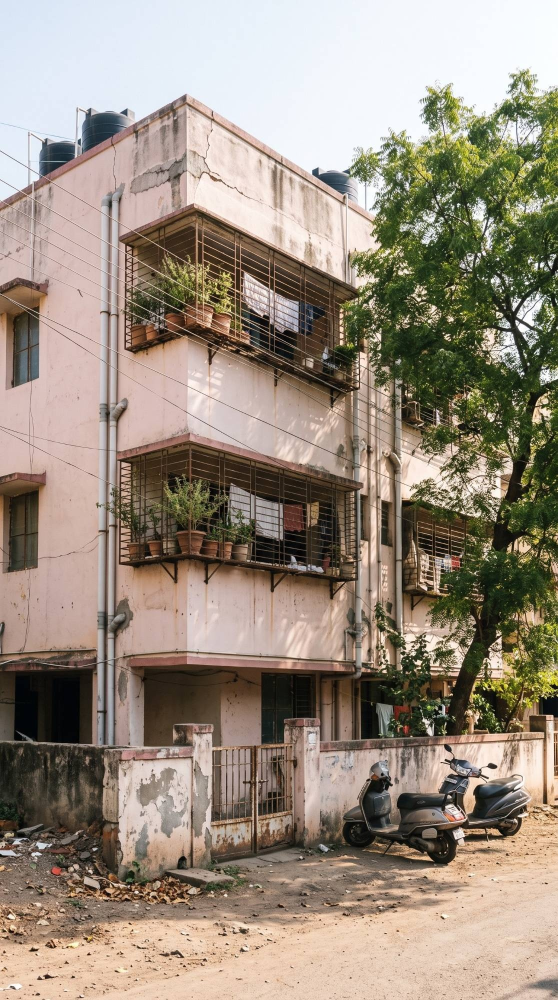
#> input picture reel_300sqft/raw/B01_old_society.jpg, 1116 x 2000 px, given in place of B01_old_society.jpg.jpg, which was not available (shown at 1/2 size)
$ python -i isnet.py   (imports and definitions only)
#> lines starting #> are read from the running program, lines starting #| are printed output that depends on the picture
import numpy as np, cv2, glob, os, onnxruntime as ort
from PIL import Image
from scipy import ndimage
R=os.environ.get('RAW','raw/')
# [1 line that did not run here, left out]
def mask(im):
    h,w=im.shape[:2]
    x=cv2.resize(im,(1024,1024),interpolation=cv2.INTER_LANCZOS4).astype(np.float32)/255.0
    x=(x-0.5)/1.0
    x=x.transpose(2,0,1)[None]
    o=S.run(None,{S.get_inputs()[0].name:x})[0][0,0]
    o=(o-o.min())/(o.max()-o.min()+1e-8)
    return cv2.resize(o,(w,h),interpolation=cv2.INTER_LINEAR)
def cut(n,keep_glow=False):
#> called with n = '../reel_300sqft/raw/B01_old_society.jpg', keep_glow = False
    im=cv2.cvtColor(cv2.imread(R+n+'.jpg'),cv2.COLOR_BGR2RGB); h,w=im.shape[:2]
#> after `h, w = im.shape[:2]`: h = 2000; w = 1116
    m=mask(im)
#> in mask, `x=cv2.resize(im,(1024,1024),interpolation=cv2.INTER_LANCZOS4).astype(n..`:
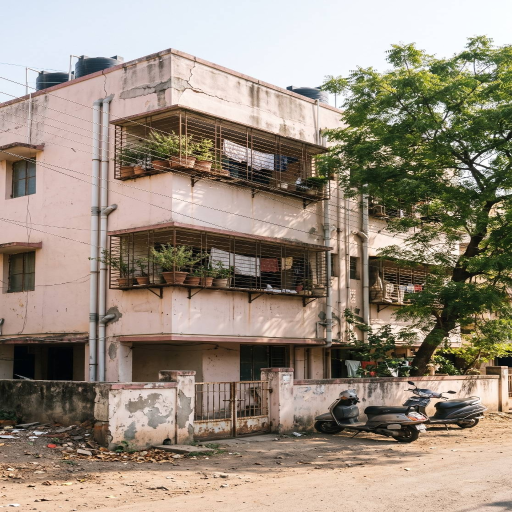
#> x: shape (1024, 1024, 3) float32 (shown at 1/2 size); mean R, G, B 0.602, 0.553, 0.496
    hard=m>0.5
    hard=ndimage.binary_fill_holes(hard)
    lab,k=ndimage.label(hard)
    if k>1:
        sizes=ndimage.sum(hard,lab,range(1,k+1)); big=max(sizes)
        hard=np.isin(lab,[i+1 for i,s in enumerate(sizes) if s>big*0.02])
    a=np.where(hard,np.maximum(m,0.0),m)
    a=np.clip((a-0.08)/0.84,0,1)
    a[ndimage.binary_erosion(hard,iterations=3)]=1.0
    near=ndimage.binary_dilation(hard,iterations=25)
    dark=(im.min(2)<190)&near
    lab2,k2=ndimage.label(dark|hard)
    keep=np.unique(lab2[hard]);dark=dark&np.isin(lab2,keep[keep>0])
    a[dark]=np.maximum(a[dark],1.0)
    # unpremultiply against white at soft edges
    af=a[...,None]; rgb=im.astype(np.float32)
    edge=(a>0.02)&(a<0.98)
    un=np.clip((rgb-(1-af)*255)/np.maximum(af,0.05),0,255)
    rgb=np.where(edge[...,None],un,rgb)
    rgba=np.dstack([rgb,a*255]).astype(np.uint8)
    ys,xs=np.where(a>0.04);p=8
    y0,y1,x0,x1=max(0,ys.min()-p),min(h,ys.max()+p),max(0,xs.min()-p),min(w,xs.max()+p)
    o=Image.fromarray(rgba[y0:y1,x0:x1]);o.thumbnail((1100,1100),Image.LANCZOS);return o
# [4 lines not run here, left out]

#> (the run stopped early here; a loop or call above may not have finished)

$ run again, on reel_300sqft/raw/B05_shop.jpg
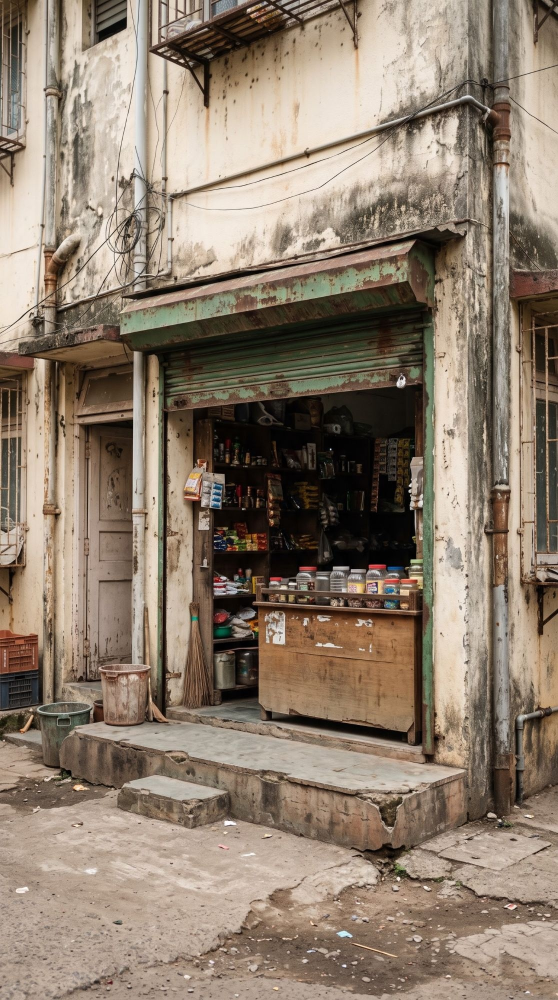
#> input picture reel_300sqft/raw/B05_shop.jpg, 1116 x 2000 px, given in place of B05_shop.jpg.jpg, which was not available (shown at 1/2 size)
#> in mask, `x=cv2.resize(im,(1024,1024),interpolation=cv2.INTER_LANCZOS4).astype(n..`:
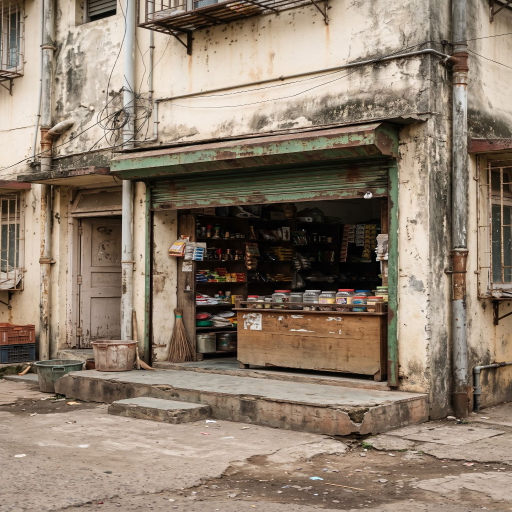
#> x: shape (1024, 1024, 3) float32 (shown at 1/2 size); mean R, G, B 0.556, 0.494, 0.431

$ run again, on reel_300sqft/raw/B07_tower_dusk.jpg
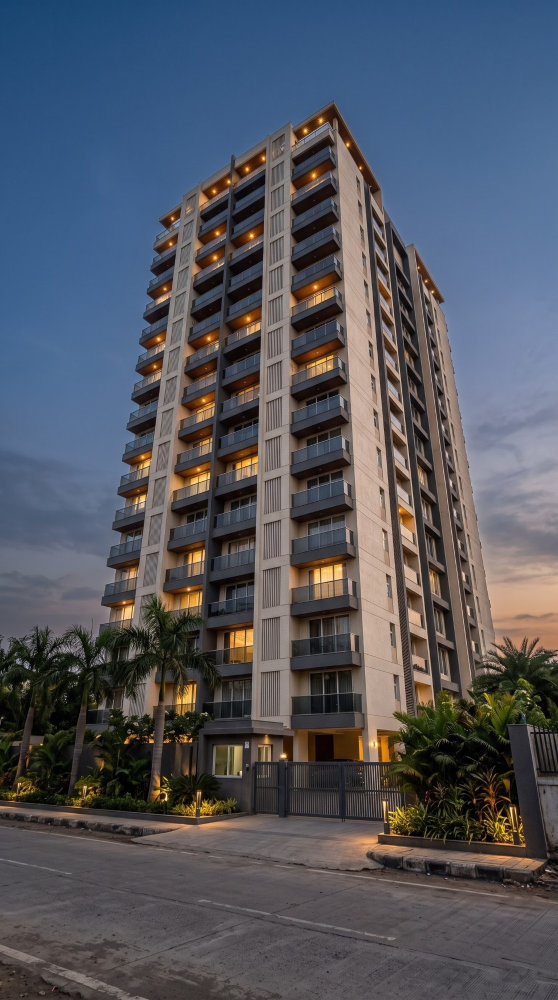
#> input picture reel_300sqft/raw/B07_tower_dusk.jpg, 1116 x 2000 px, given in place of B07_tower_dusk.jpg.jpg, which was not available (shown at 1/2 size)
#> in mask, `x=cv2.resize(im,(1024,1024),interpolation=cv2.INTER_LANCZOS4).astype(n..`:
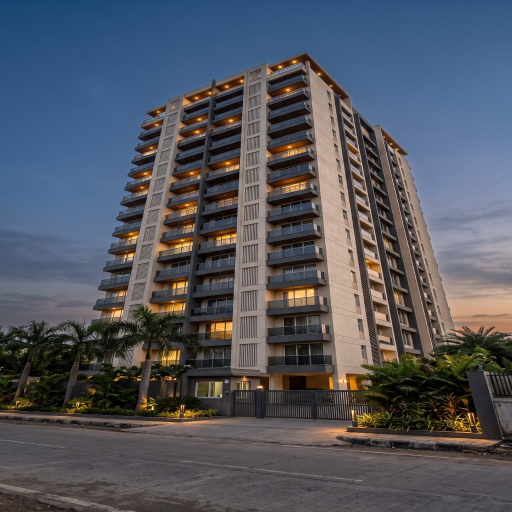
#> x: shape (1024, 1024, 3) float32 (shown at 1/2 size); mean R, G, B 0.325, 0.337, 0.372

$ run again, on reel_300sqft/raw/B08_rulebook_desk.jpg
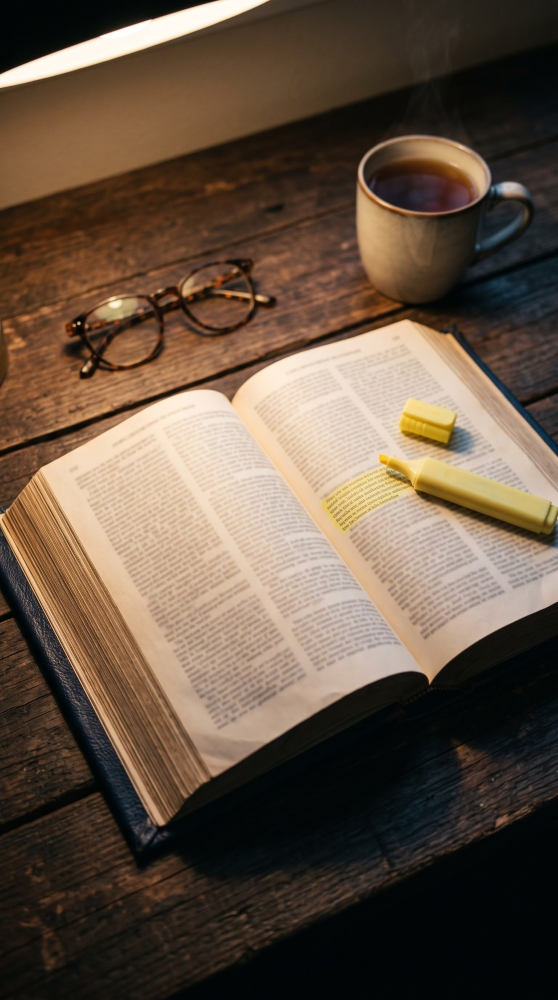
#> input picture reel_300sqft/raw/B08_rulebook_desk.jpg, 1116 x 2000 px, given in place of B08_rulebook_desk.jpg.jpg, which was not available (shown at 1/2 size)
#> in mask, `x=cv2.resize(im,(1024,1024),interpolation=cv2.INTER_LANCZOS4).astype(n..`:
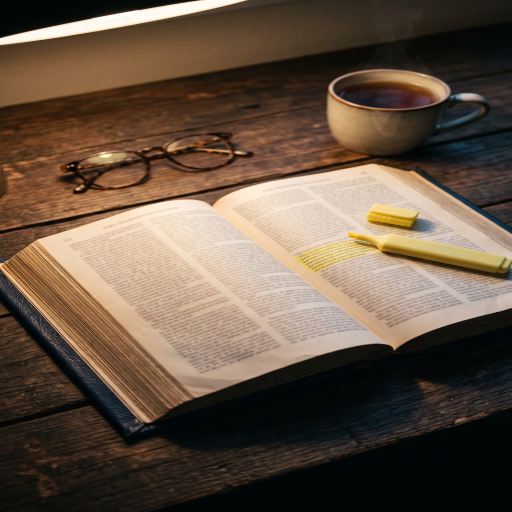
#> x: shape (1024, 1024, 3) float32 (shown at 1/2 size); mean R, G, B 0.392, 0.326, 0.264
